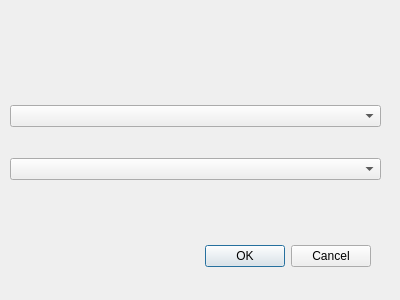
<?xml version="1.0" encoding="UTF-8"?>
<ui version="4.0">
 <class>addstreetdialog</class>
 <widget class="QDialog" name="addstreetdialog">
  <property name="geometry">
   <rect>
    <x>0</x>
    <y>0</y>
    <width>400</width>
    <height>300</height>
   </rect>
  </property>
  <property name="windowTitle">
   <string>Dialog</string>
  </property>
  <widget class="QDialogButtonBox" name="buttonBox">
   <property name="geometry">
    <rect>
     <x>30</x>
     <y>240</y>
     <width>341</width>
     <height>32</height>
    </rect>
   </property>
   <property name="orientation">
    <enum>Qt::Orientation::Horizontal</enum>
   </property>
   <property name="standardButtons">
    <set>QDialogButtonBox::StandardButton::Cancel|QDialogButtonBox::StandardButton::Ok</set>
   </property>
  </widget>
  <widget class="QWidget" name="verticalLayoutWidget">
   <property name="geometry">
    <rect>
     <x>10</x>
     <y>80</y>
     <width>371</width>
     <height>127</height>
    </rect>
   </property>
   <layout class="QVBoxLayout" name="verticalLayout">
    <item>
     <widget class="QComboBox" name="comboBoxCityA"/>
    </item>
    <item>
     <widget class="QComboBox" name="comboBoxCityB"/>
    </item>
   </layout>
  </widget>
 </widget>
 <resources/>
 <connections>
  <connection>
   <sender>buttonBox</sender>
   <signal>accepted()</signal>
   <receiver>addstreetdialog</receiver>
   <slot>accept()</slot>
   <hints>
    <hint type="sourcelabel">
     <x>248</x>
     <y>254</y>
    </hint>
    <hint type="destinationlabel">
     <x>157</x>
     <y>274</y>
    </hint>
   </hints>
  </connection>
  <connection>
   <sender>buttonBox</sender>
   <signal>rejected()</signal>
   <receiver>addstreetdialog</receiver>
   <slot>reject()</slot>
   <hints>
    <hint type="sourcelabel">
     <x>316</x>
     <y>260</y>
    </hint>
    <hint type="destinationlabel">
     <x>286</x>
     <y>274</y>
    </hint>
   </hints>
  </connection>
 </connections>
</ui>
